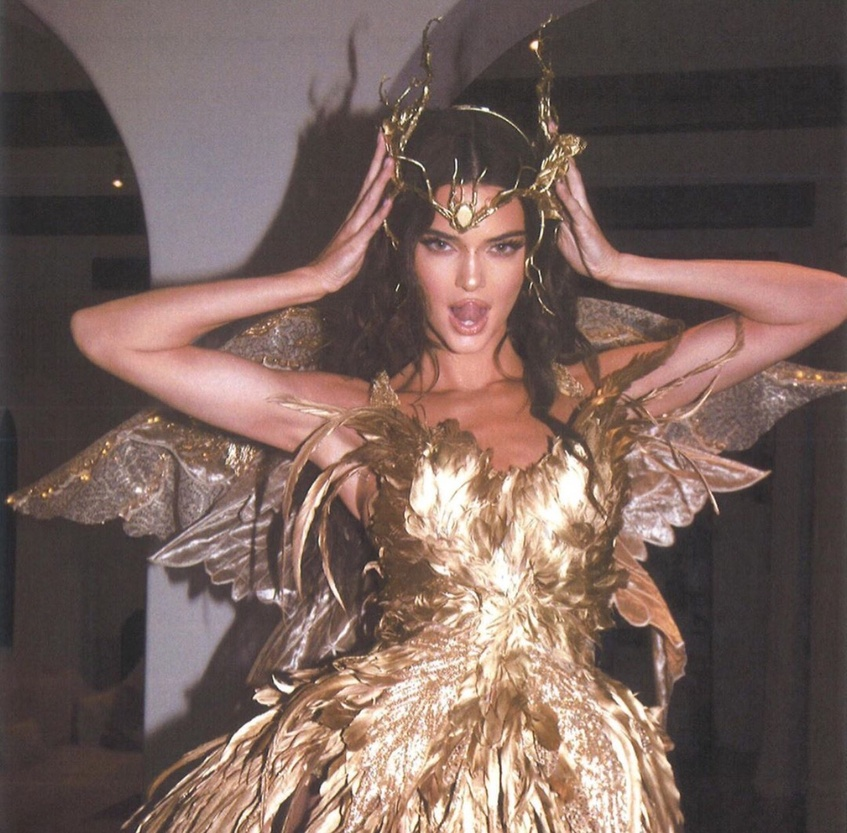
#> input picture kendall.jpg, 847 x 833 px, shrunk from 1242 x 1222 before the run
$ python stenograph.py
#> lines starting #> are read from the running program, lines starting #| are printed output that depends on the picture
import numpy as np
from skimage import io
from skimage.util import view_as_blocks
from scipy.fftpack import dct, idct
from matplotlib import pyplot as plt

u1, v1 = 4, 5
u2, v2 = 5, 4
N = 8
P = 25


def increment_abs(x):
    return x + 1 if x >= 0 else x - 1


# [5 lines left out: function decrement_abs, not called in this run]


def abs_diff_coefficients(transform):
    return abs(transform[u1, v1]) - abs(transform[u2, v2])


# [28 lines left out: functions valid_coefficients, change_coefficients, embed_bit, not called in this run]


def embed_message(orig, msg):
    new_image = orig.copy()
    blue = new_image[:, :, 2]
    blocks = view_as_blocks(blue, block_shape=(N, N))
    h = blocks.shape[1]
    for index, bit in enumerate(msg):
        i = index // h
        j = index % h
        block = blocks[i, j]
        blue[i * N: (i + 1) * N, j * N: (j + 1) * N] = embed_bit(block, bit)
    new_image[:, :, 2] = blue
    return new_image


def take_bit(block):
    transform = dct(dct(block, axis=0), axis=1)
    return 0 if abs_diff_coefficients(transform) > 0 else 1


# [4 lines left out: function retrieve_message, not called in this run]


def double_to_byte(arr):
    return np.uint8(np.round(np.clip(arr, 0, 255), 0))


def to_bits(s):
    result = []
    for c in s:
        bits = bin(ord(c))[2:]
        result.extend(map(int, bits.rjust(8, '0')))
    return result


# [7 lines left out: function from_bits, not called in this run]


if __name__ == '__main__':
    original = io.imread('kendall.jpg')
#> original is the input picture: shape (833, 847, 3); mean R, G, B 119.3, 98.2, 91.7
    message = to_bits("Ona ochen krasivaya")

    changed = embed_message(original, message)
#> in embed_message, `blue = new_image[:, :, 2]`:
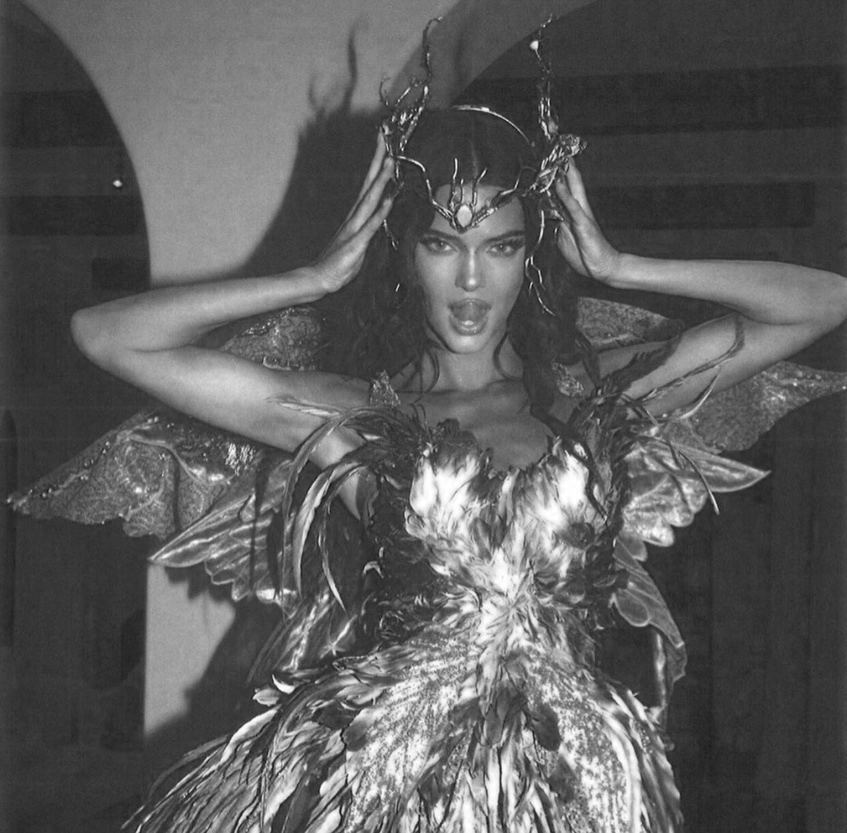
#> blue: shape (833, 847); min 13, max 255, mean 91.7
#> (the run stopped early here; a loop or call above may not have finished)
